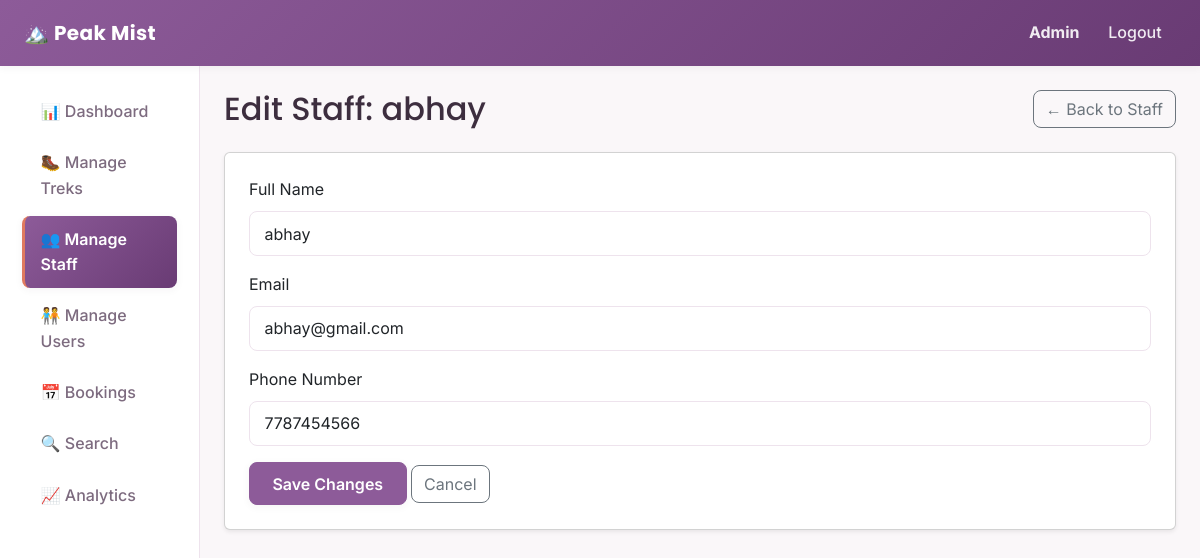
Page /admin/staff/3/edit (signed in) on the committed database.
### backend/models.py (models this page shows, shortened)
class User(db.Model, UserMixin):
    __tablename__ = "users"
    id = db.Column(db.Integer, primary_key=True)
    username = db.Column(db.String(80), unique=True, nullable=False)
    password_hash = db.Column(db.String(200), nullable=False)
    full_name = db.Column(db.String(120), nullable=False)
    email = db.Column(db.String(120), unique=True, nullable=False)
    phone = db.Column(db.String(20), nullable=True)
    role = db.Column(db.String(20), nullable=False, default="user")
    is_blacklisted = db.Column(db.Boolean, default=False, nullable=False)
    created_at = db.Column(db.DateTime, default=datetime.utcnow)
    staff_profile = db.relationship(
        "StaffProfile",
        backref="user",
        uselist=False,
        cascade="all, delete-orphan"
    )
    bookings = db.relationship(
        "Booking",
        backref="user",
        cascade="all, delete-orphan"
    )

### backend/routes.py (the view, shortened to what this page needs)
@admin_bp.route("/staff/<int:user_id>/edit", methods=["GET", "POST"])
@login_required
@role_required("admin")
def edit_staff(user_id):
    staff_user = User.query.filter_by(id=user_id, role="staff").first_or_404()
    return render_template("admin/edit_staff.html", staff=staff_user)

### backend/routes.py (called while the page is built)
def role_required(*allowed_roles):
    def decorator(view_function):
        @wraps(view_function)
        def wrapped_view(*args, **kwargs):
            if current_user.role not in allowed_roles:
                abort(403)
            return view_function(*args, **kwargs)
        return wrapped_view
    return decorator

### templates/admin/edit_staff.html (shortened to what this page needs)
{% extends "layout_dashboard.html" %}
{% set active_page = 'staff' %}
{% block content %}
<div class="d-flex justify-content-between align-items-center mb-4">
    <h2 class="mb-0">Edit Staff: {{ staff.full_name }}</h2>
    <a href="{{ url_for('admin.staff_list') }}" class="btn btn-outline-secondary">&larr; Back to Staff</a>
</div>
<div class="card shadow-sm">
    <div class="card-body p-4">
        <form method="POST" action="{{ url_for('admin.edit_staff', user_id=staff.id) }}">
            <div class="mb-3">
                <label for="full_name" class="form-label">Full Name</label>
                <input type="text" class="form-control" id="full_name" name="full_name"
                       value="{{ staff.full_name }}" required>
            </div>
            <div class="mb-3">
                <label for="email" class="form-label">Email</label>
                <input type="email" class="form-control" id="email" name="email"
                       value="{{ staff.email }}" required>
            </div>
            <div class="mb-3">
                <label for="phone" class="form-label">Phone Number</label>
                <input type="text" class="form-control" id="phone" name="phone"
                       value="{{ staff.phone or '' }}">
            </div>
            <button type="submit" class="btn btn-trek">Save Changes</button>
            <a href="{{ url_for('admin.staff_list') }}" class="btn btn-outline-secondary">Cancel</a>
        </form>
    </div>
</div>
{% endblock %}

### templates/layout_dashboard.html (shortened to what this page needs)
<!DOCTYPE html>
<html lang="en">
<head>
    <link
        href="https://cdnjs.cloudflare.com/ajax/libs/bootstrap/5.3.3/css/bootstrap.min.css"
        rel="stylesheet">
    <link rel="stylesheet" href="{{ url_for('static', filename='css/styles.css') }}">
</head>
<body>
    <nav class="navbar navbar-expand-lg navbar-trek">
        <div class="container-fluid px-4">
            <a class="navbar-brand fw-bold" href="{{ url_for('auth.home') }}">
                🏔️ Peak Mist
            </a>
            <div class="navbar-collapse" id="navMenu">
                <ul class="navbar-nav ms-auto align-items-lg-center">
                    <li class="nav-item">
                        <span class="nav-link">
                            <strong>{{ current_user.full_name }}</strong>
                        </span>
                    </li>
                    <li class="nav-item">
                        <a class="nav-link" href="{{ url_for('auth.logout') }}">Logout</a>
                    </li>
                </ul>
            </div>
        </div>
    </nav>
    <div class="container-fluid">
        <div class="row">
            <nav class="col-md-3 col-lg-2 sidebar">
                <ul class="nav flex-column">
                    {% if current_user.role == 'admin' %}
                        <li class="nav-item">
                            <a class="nav-link {% if active_page == 'dashboard' %}active{% endif %}"
                               href="{{ url_for('admin.dashboard') }}">📊 Dashboard</a>
                        </li>
                        <li class="nav-item">
                            <a class="nav-link {% if active_page == 'treks' %}active{% endif %}"
                               href="{{ url_for('admin.treks') }}">🥾 Manage Treks</a>
                        </li>
                        <li class="nav-item">
                            <a class="nav-link {% if active_page == 'staff' %}active{% endif %}"
                               href="{{ url_for('admin.staff_list') }}">👥 Manage Staff</a>
                        </li>
                        <li class="nav-item">
                            <a class="nav-link {% if active_page == 'users' %}active{% endif %}"
                               href="{{ url_for('admin.users_list') }}">🧑‍🤝‍🧑 Manage Users</a>
                        </li>
                        <li class="nav-item">
                            <a class="nav-link {% if active_page == 'bookings' %}active{% endif %}"
                               href="{{ url_for('admin.bookings_list') }}">📅 Bookings</a>
                        </li>
                        <li class="nav-item">
                            <a class="nav-link {% if active_page == 'search' %}active{% endif %}"
                               href="{{ url_for('admin.search') }}">🔍 Search</a>
                        </li>
                        <li class="nav-item">
                            <a class="nav-link {% if active_page == 'analytics' %}active{% endif %}"
                               href="{{ url_for('admin.analytics') }}">📈 Analytics</a>
                        </li>
                    {% endif %}
                </ul>
            </nav>
            <main class="col-md-9 col-lg-10 p-4">
                {% block content %}{% endblock %}
            </main>
        </div>
    </div>
</body>
</html>

### static/css/styles.css (style rules this page uses)
:root { --sky: #8d5b99; --sky-deep: #693b74; --sky-pale: #f6eef7; --mint: #e07a5f; --mint-deep: #c2593e; --mint-pale: #fdf1ee; --cloud: #ffffff; --cloud-tint: #faf7f9; --line: #eee3ed; --ink: #3d2e3f; --ink-soft: #7d6b7f; --amber: #f4d35e; --coral: #f28482; --lilac: #b5a2e3; --shadow-sm: 0 2px 8px rgba(61, 46, 63, 0.05); --shadow-md: 0 8px 24px rgba(61, 46, 63, 0.08); --shadow-lg: 0 16px 40px rgba(61, 46, 63, 0.12); --radius: 14px; --radius-sm: 8px; }
* { box-sizing: border-box; }
body { background-color: var(--cloud-tint); font-family: "Inter", "Segoe UI", Arial, sans-serif; color: var(--ink); line-height: 1.6; }
h1, h2, h3, h4, h5, h6 { font-family: "Poppins", "Segoe UI", Arial, sans-serif; color: var(--ink); }
a { color: var(--sky-deep); text-decoration: none; }
.navbar-trek { background: linear-gradient(135deg, var(--sky) 0%, var(--sky-deep) 100%) !important; box-shadow: var(--shadow-sm); padding-top: 0.75rem; padding-bottom: 0.75rem; }
.navbar-trek .navbar-brand { color: #ffffff !important; font-family: "Poppins", sans-serif; font-weight: 700; letter-spacing: 0.02em; }
.navbar-trek .nav-link { color: rgba(255, 255, 255, 0.9) !important; font-weight: 500; border-radius: var(--radius-sm); padding: 0.45rem 0.9rem !important; transition: background-color 0.2s ease, color 0.2s ease; }
.btn-trek { background-color: var(--sky); border-color: var(--sky); color: #ffffff; font-weight: 600; border-radius: var(--radius-sm); padding: 0.55rem 1.4rem; box-shadow: var(--shadow-sm); transition: transform 0.15s ease, box-shadow 0.15s ease, background-color 0.15s ease; }
.btn { border-radius: var(--radius-sm); }
.sidebar { background-color: var(--cloud); border-right: 1px solid var(--line); min-height: calc(100vh - 56px); padding-top: 1.25rem; }
.sidebar .nav-link { display: flex; align-items: center; gap: 0.65rem; color: var(--ink-soft); padding: 0.65rem 1rem; border-radius: var(--radius-sm); margin: 0.15rem 0.6rem; font-weight: 500; border-left: 3px solid transparent; transition: background-color 0.2s ease, color 0.2s ease, border-color 0.2s ease; }
.sidebar .nav-link.active { background: linear-gradient(135deg, var(--sky) 0%, var(--sky-deep) 100%); color: #ffffff; font-weight: 600; border-left-color: var(--mint); box-shadow: var(--shadow-sm); }
.form-control, .form-select { border-radius: var(--radius-sm); border: 1px solid var(--line); padding: 0.6rem 0.9rem; }

### rows in the picture
User: full_name "Admin"
User: full_name "abhay", email "abhay@gmail.com", phone "7787454566"
